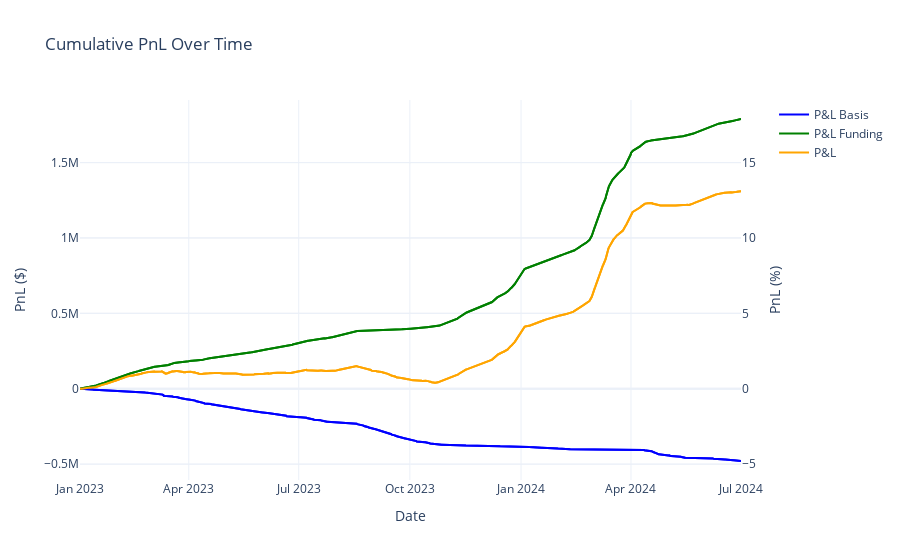

This figure's notebook cell:
### Code cell
collateral_filepath = './results/test/collateral_log.csv'
collateral_df = pd.read_csv(collateral_filepath)

collateral_df['time'] = pd.to_datetime(collateral_df['time'])
collateral_df.set_index('time', inplace=True)

collateral_columns = [
    'binance_btc_collateral', 'binance_eth_collateral', 'binance_liquid_cash', 
    'okx_btc_collateral', 'okx_eth_collateral', 'okx_liquid_cash', 
    'bybit_btc_collateral', 'bybit_eth_collateral', 'bybit_liquid_cash'
]
funding_columns = ['binance_funding', 'okx_funding', 'bybit_funding']

initial_investment = 10000000
collateral_df['pnl_basis'] = collateral_df[collateral_columns].sum(axis=1) - initial_investment
collateral_df['pnl_funding'] = collateral_df[funding_columns].sum(axis=1)
collateral_df['total_pnl'] = collateral_df['pnl_basis'] + collateral_df['pnl_funding']

collateral_df['cumulative_pnl_basis_pct'] = (collateral_df['pnl_basis'] / initial_investment) * 100
collateral_df['cumulative_pnl_funding_pct'] = (collateral_df['pnl_funding'] / initial_investment) * 100
collateral_df['cumulative_total_pnl_pct'] = (collateral_df['total_pnl'] / initial_investment) * 100

fig = go.Figure()

fig.add_trace(go.Scatter(
    x=collateral_df.index,
    y=collateral_df['pnl_basis'],
    mode='lines',
    name='P&L Basis',
    line=dict(width=2, color='blue'),
    hovertemplate='PnL Basis: $%{y:.2f}<br>Date: %{x}',
    yaxis='y1' 
))

fig.add_trace(go.Scatter(
    x=collateral_df.index,
    y=collateral_df['pnl_funding'],
    mode='lines',
    name='P&L Funding',
    line=dict(width=2, color='green'),
    hovertemplate='PnL Funding: $%{y:.2f}<br>Date: %{x}',
    yaxis='y1'
))

fig.add_trace(go.Scatter(
    x=collateral_df.index,
    y=collateral_df['total_pnl'],
    mode='lines',
    name='P&L',
    line=dict(width=2, color='orange'),
    hovertemplate='Total PnL: $%{y:.2f}<br>Date: %{x}',
    yaxis='y1'
))

fig.add_trace(go.Scatter(
    x=collateral_df.index,
    y=collateral_df['cumulative_pnl_basis_pct'],
    mode='lines',
    name='P&L Basis',
    line=dict(width=2, color='blue'),
    hovertemplate='PnL Basis: %{y:.2f}%<br>Date: %{x}',
    yaxis='y2',
    showlegend=False
))

fig.add_trace(go.Scatter(
    x=collateral_df.index,
    y=collateral_df['cumulative_pnl_funding_pct'],
    mode='lines',
    name='P&L Funding',
    line=dict(width=2, color='green'),
    hovertemplate='PnL Funding: %{y:.2f}%<br>Date: %{x}',
    yaxis='y2',
    showlegend=False
))

fig.add_trace(go.Scatter(
    x=collateral_df.index,
    y=collateral_df['cumulative_total_pnl_pct'],
    mode='lines',
    name='P&L',
    line=dict(width=2, color='orange'),
    hovertemplate='Total PnL: %{y:.2f}%<br>Date: %{x}',
    yaxis='y2',
    showlegend=False
))

fig.update_layout(
    title='Cumulative PnL Over Time',
    xaxis_title='Date',
    yaxis=dict(title='PnL ($)'), 
    yaxis2=dict(title='PnL (%)', overlaying='y', side='right'), 
    template='plotly_white',
    hovermode='x unified',    
    # margin=dict(l=50, r=100, t=50, b=50), 
    # autosize=True,  
    # width=1000, 
    # height=600, 
    legend=dict(
        x=1.05,
        y=1,
        xanchor='left',
        yanchor='top'
    )
)

fig.update_xaxes(
    tickformat='%b %Y',
    tickangle=0,
    showgrid=True,
    zeroline=True,
    showticklabels=True,
    dtick='M3'
)

fig.show()

### Figure 1 — Plotly figure (JSON) as saved in the notebook; plotly's stock layout.template omitted (floating-point values rounded to 4 significant figures; data arrays with more than 128 entries replaced by an {"elided": "..."} marker saying what was removed)
{"data": [{"hovertemplate": "PnL Basis: $%{y:.2f}<br>Date: %{x}", "line": {"color": "blue", "width": 2}, "mode": "lines", "name": "P&L Basis", "type": "scatter", "x": {"elided": "1642 str values"}, "y": {"elided": "1642 float values"}, "yaxis": "y"}, {"hovertemplate": "PnL Funding: $%{y:.2f}<br>Date: %{x}", "line": {"color": "green", "width": 2}, "mode": "lines", "name": "P&L Funding", "type": "scatter", "x": {"elided": "1642 str values"}, "y": {"elided": "1642 float values"}, "yaxis": "y"}, {"hovertemplate": "Total PnL: $%{y:.2f}<br>Date: %{x}", "line": {"color": "orange", "width": 2}, "mode": "lines", "name": "P&L", "type": "scatter", "x": {"elided": "1642 str values"}, "y": {"elided": "1642 float values"}, "yaxis": "y"}, {"hovertemplate": "PnL Basis: %{y:.2f}%<br>Date: %{x}", "line": {"color": "blue", "width": 2}, "mode": "lines", "name": "P&L Basis", "showlegend": false, "type": "scatter", "x": {"elided": "1642 str values"}, "y": {"elided": "1642 float values"}, "yaxis": "y2"}, {"hovertemplate": "PnL Funding: %{y:.2f}%<br>Date: %{x}", "line": {"color": "green", "width": 2}, "mode": "lines", "name": "P&L Funding", "showlegend": false, "type": "scatter", "x": {"elided": "1642 str values"}, "y": {"elided": "1642 float values"}, "yaxis": "y2"}, {"hovertemplate": "Total PnL: %{y:.2f}%<br>Date: %{x}", "line": {"color": "orange", "width": 2}, "mode": "lines", "name": "P&L", "showlegend": false, "type": "scatter", "x": {"elided": "1642 str values"}, "y": {"elided": "1642 float values"}, "yaxis": "y2"}], "layout": {"hovermode": "x unified", "legend": {"x": 1.05, "xanchor": "left", "y": 1, "yanchor": "top"}, "title": {"text": "Cumulative PnL Over Time"}, "xaxis": {"dtick": "M3", "showgrid": true, "showticklabels": true, "tickangle": 0, "tickformat": "%b %Y", "title": {"text": "Date"}, "zeroline": true}, "yaxis": {"title": {"text": "PnL ($)"}}, "yaxis2": {"overlaying": "y", "side": "right", "title": {"text": "PnL (%)"}}}}
